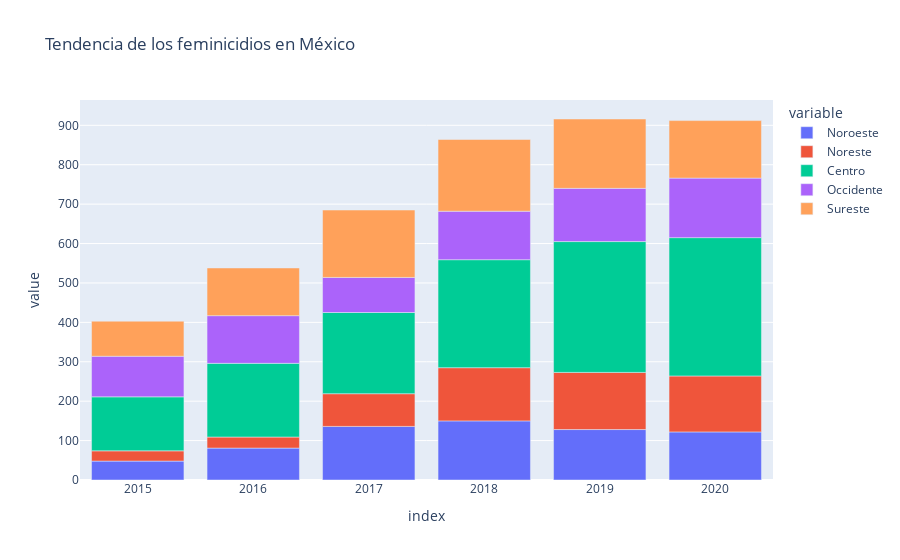

Notebook code for this chart:
### Code cell
#display(feminicidios)
fig = px.bar(pd.DataFrame(tot_delitos_region).T, title='Tendencia de los feminicidios en México')
fig.show()

### Figure 1 — Plotly figure (JSON) as saved in the notebook; plotly's stock layout.template omitted (floating-point values rounded to 4 significant figures)
{"data": [{"alignmentgroup": "True", "hovertemplate": "variable=Noroeste<br>index=%{x}<br>value=%{y}<extra></extra>", "legendgroup": "Noroeste", "marker": {"color": "#636efa", "pattern": {"shape": ""}}, "name": "Noroeste", "offsetgroup": "Noroeste", "orientation": "v", "showlegend": true, "textposition": "auto", "type": "bar", "x": ["2015", "2016", "2017", "2018", "2019", "2020"], "xaxis": "x", "y": [48, 81, 136, 150, 128, 122], "yaxis": "y"}, {"alignmentgroup": "True", "hovertemplate": "variable=Noreste<br>index=%{x}<br>value=%{y}<extra></extra>", "legendgroup": "Noreste", "marker": {"color": "#EF553B", "pattern": {"shape": ""}}, "name": "Noreste", "offsetgroup": "Noreste", "orientation": "v", "showlegend": true, "textposition": "auto", "type": "bar", "x": ["2015", "2016", "2017", "2018", "2019", "2020"], "xaxis": "x", "y": [26, 28, 83, 135, 145, 142], "yaxis": "y"}, {"alignmentgroup": "True", "hovertemplate": "variable=Centro<br>index=%{x}<br>value=%{y}<extra></extra>", "legendgroup": "Centro", "marker": {"color": "#00cc96", "pattern": {"shape": ""}}, "name": "Centro", "offsetgroup": "Centro", "orientation": "v", "showlegend": true, "textposition": "auto", "type": "bar", "x": ["2015", "2016", "2017", "2018", "2019", "2020"], "xaxis": "x", "y": [137, 187, 206, 274, 332, 351], "yaxis": "y"}, {"alignmentgroup": "True", "hovertemplate": "variable=Occidente<br>index=%{x}<br>value=%{y}<extra></extra>", "legendgroup": "Occidente", "marker": {"color": "#ab63fa", "pattern": {"shape": ""}}, "name": "Occidente", "offsetgroup": "Occidente", "orientation": "v", "showlegend": true, "textposition": "auto", "type": "bar", "x": ["2015", "2016", "2017", "2018", "2019", "2020"], "xaxis": "x", "y": [103, 121, 89, 123, 135, 151], "yaxis": "y"}, {"alignmentgroup": "True", "hovertemplate": "variable=Sureste<br>index=%{x}<br>value=%{y}<extra></extra>", "legendgroup": "Sureste", "marker": {"color": "#FFA15A", "pattern": {"shape": ""}}, "name": "Sureste", "offsetgroup": "Sureste", "orientation": "v", "showlegend": true, "textposition": "auto", "type": "bar", "x": ["2015", "2016", "2017", "2018", "2019", "2020"], "xaxis": "x", "y": [89, 121, 171, 182, 176, 146], "yaxis": "y"}], "layout": {"barmode": "relative", "legend": {"title": {"text": "variable"}, "tracegroupgap": 0}, "title": {"text": "Tendencia de los feminicidios en México"}, "xaxis": {"anchor": "y", "domain": [0, 1], "title": {"text": "index"}}, "yaxis": {"anchor": "x", "domain": [0, 1], "title": {"text": "value"}}}}
